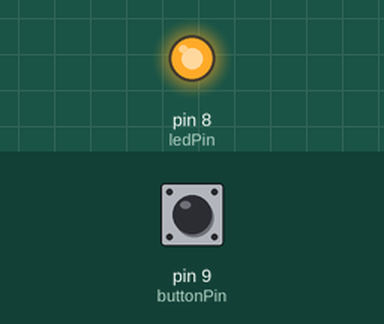
Recording of a sketch running on a simulated Arduino Uno, built with avr-gcc and run on an emulated ATmega328P. On the bench: output pins drawn as LEDs (lit = HIGH). The test bench sets the inputs (shaded band); at power-on: pin 9 (buttonPin) LOW.

Above: at 1.2 s.
1.3 s: pin 9 (buttonPin) pulled HIGH for 0.15 s
At 1.37 s:
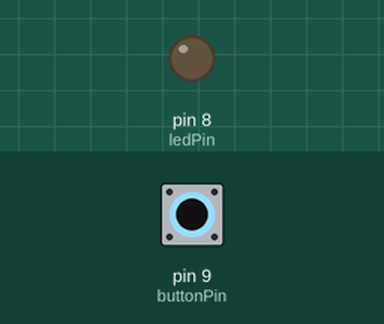
2.9 s: pin 9 (buttonPin) pulled HIGH for 3.2 s
At 6.7 s:
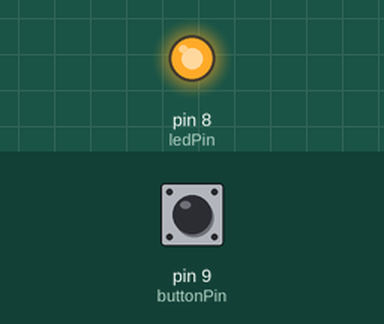
Timing chart, 0 to 8.2 s (numbered marks = the images above; inputs shaded):
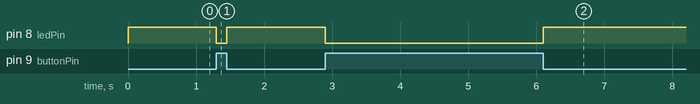

Measured:
- after the input at 1.3 s, pin 8 (ledPin): HIGH → LOW at once, → HIGH 0.15 s later
- after the input at 2.9 s, pin 8 (ledPin): HIGH → LOW at once, → HIGH 3.2 s later

The sketch:

switch.ino
```cpp
//button connected at pin 9 and an led to be turned on connected at pin 8
int ledPin = 8;
int buttonPin = 9;

// variable to keep track on state of button (pressed or not)
int buttonState;

void setup() {

  // Button is an input and the led is an ouput
  pinMode(ledPin, OUTPUT);
  pinMode(buttonPin, INPUT);

}

void loop() {

  // Track state of button
  buttonState = digitalRead(buttonPin);

  // turn the led on if the button is pressed and turn it off if the button is released
  if(buttonState == 1) {
    digitalWrite(ledPin, LOW);
  } else {
    digitalWrite(ledPin, HIGH);
  }


}
```
